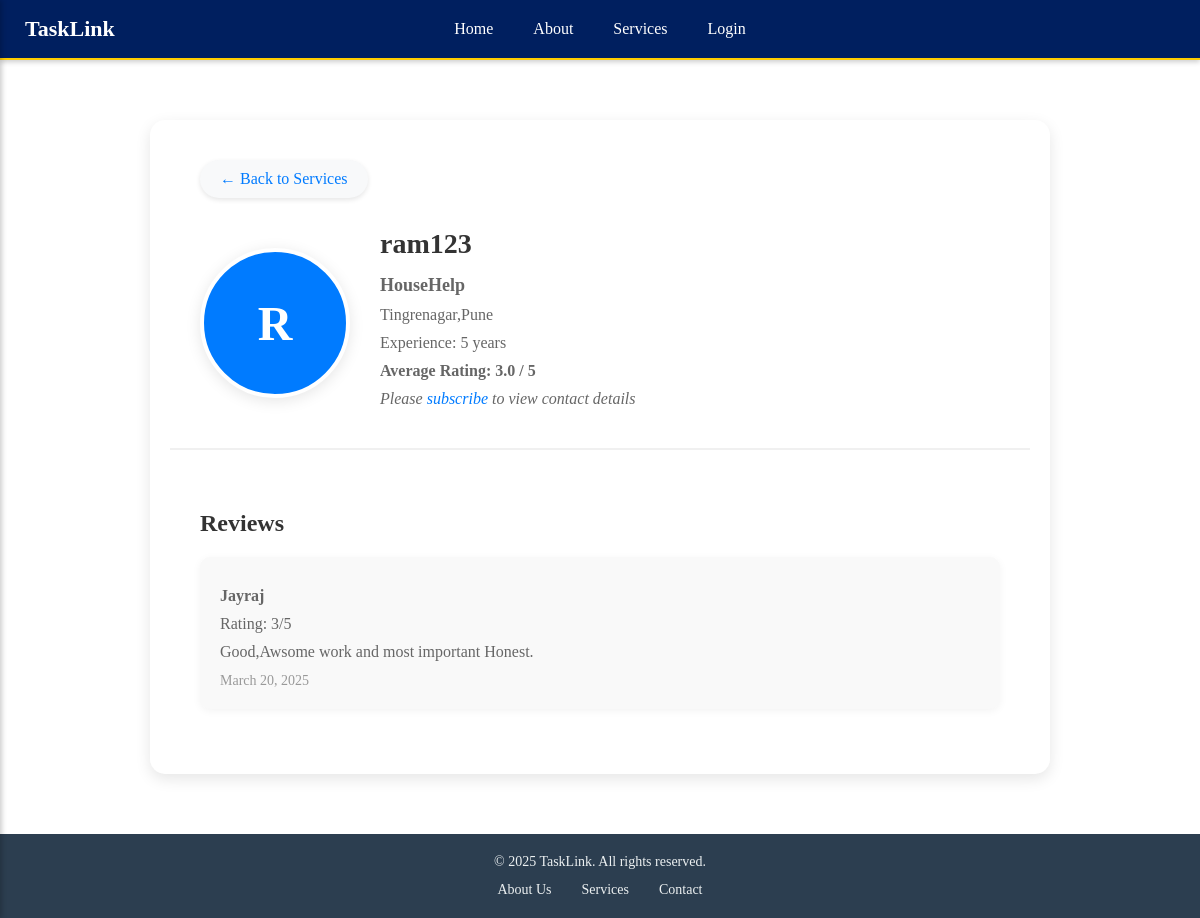
Screenshot of /worker/15/ with the database file from the repository.
### MyApp/models.py (models this page shows)
class CustomUser(AbstractUser):
    email = models.EmailField(unique=True)
    mobile_number = models.CharField(max_length=15, blank=True, null=True)
    otp = models.CharField(max_length=6, blank=True, null=True)
    is_otp_verified = models.BooleanField(default=False)
    is_worker = models.BooleanField(default=False)
    worker_type = models.CharField(max_length=100, blank=True, null=True)
    experience = models.PositiveIntegerField(blank=True, null=True)
    location = models.CharField(max_length=255, blank=True, null=True)
    is_subscribed = models.BooleanField(default=False)
    subscription_date = models.DateTimeField(blank=True, null=True)

class WorkerReview(models.Model):
    worker = models.ForeignKey(CustomUser, on_delete=models.CASCADE, related_name='reviews')
    reviewer = models.ForeignKey(CustomUser, on_delete=models.CASCADE, related_name='given_reviews')
    rating = models.PositiveIntegerField(choices=[(i, i) for i in range(1, 6)])
    comment = models.TextField(blank=True, null=True)
    created_at = models.DateTimeField(auto_now_add=True)
    class Meta:
        unique_together = ('worker', 'reviewer')

### MyApp/views.py (the view)
# urls.py: path('worker/<int:worker_id>/', views.worker_profile, name='worker_profile'),
def worker_profile(request, worker_id):
    worker = get_object_or_404(CustomUser, id=worker_id, is_worker=True)
    reviews = WorkerReview.objects.filter(worker=worker)
    rating_avg = reviews.aggregate(Avg('rating'))['rating__avg'] or 0
    has_reviewed = False
    if request.user.is_authenticated:
        has_reviewed = WorkerReview.objects.filter(
            worker=worker,
            reviewer=request.user
        ).exists()
    is_subscribed = request.user.is_authenticated and request.user.is_subscribed
    is_worker = request.user == worker
    review_form = None
    if is_subscribed and not is_worker and request.method == "POST":
        review_form = WorkerReviewForm(request.POST)
        if review_form.is_valid() and not has_reviewed:
            review = review_form.save(commit=False)
            review.worker = worker
            review.reviewer = request.user
            review.save()
            return redirect('worker_profile', worker_id=worker.id)
    else:
        review_form = WorkerReviewForm()
    context = {
        'worker': worker,
        'reviews': reviews,
        'rating_avg': rating_avg,
        'is_subscribed': is_subscribed,
        'is_worker': is_worker,
        'review_form': review_form,
        'has_reviewed': has_reviewed,
    }
    return render(request, 'worker_profile.html', context)

### MyApp/templates/worker_profile.html (shortened to what this page needs)
{% extends 'Navbar.html' %}
{% block content %}
<div class="profile-container">
    <div class="profile-back-button">
        <a href="{% url 'services' %}" class="back-btn">← Back to Services</a>
    </div>
    <div class="profile-header">
        {% if worker.profile_picture %}
            <img src="{{ worker.profile_picture.url }}" alt="{{ worker.username }}" class="profile-image">
        {% else %}
            <div class="profile-initial">{{ worker.username|first|upper }}</div>
        {% endif %}
        <div class="profile-details">
            <h2>{{ worker.username }}</h2>
            <p class="profile-type">{{ worker.worker_type }}</p>
            <p class="profile-location">{{ worker.location }}</p>
            <p class="profile-experience">Experience: {{ worker.experience|default:"0" }} years</p>
            <p class="profile-rating">Average Rating: {{ rating_avg|floatformat:1 }} / 5</p>
            {% if is_subscribed and not is_worker %}
                <p class="profile-contact">Contact: {{ worker.mobile_number }}</p>
                <p class="profile-email">Email: {{ worker.email }}</p>
            {% elif not is_subscribed and not is_worker %}
                <p class="subscribe-prompt">Please <a href="{% url 'subscribe' %}">subscribe</a> to view contact details</p>
            {% endif %}
        </div>
    </div>
    <div class="reviews-container">
        <h3>Reviews</h3>
        {% if reviews %}
            {% for review in reviews %}
            <div class="review-card">
                <p class="reviewer-name"><strong>{{ review.reviewer.username }}</strong></p>
                <p class="review-rating">Rating: {{ review.rating }}/5</p>
                <p class="review-comment">{{ review.comment }}</p>
                <small class="review-date">{{ review.created_at|date:"F d, Y" }}</small>
            </div>
            {% endfor %}
        {% else %}
            <p class="no-reviews">No reviews yet.</p>
        {% endif %}
    </div>
</div>
{% endblock %}

### MyApp/static/CSS/profile.css (style rules this page uses)
.profile-container { max-width: 600px; margin: 40px auto; padding: 20px; background: #fff; border-radius: 15px; box-shadow: 0 5px 15px rgba(0,0,0,0.1); }
.profile-container h2 { color: #333; margin-bottom: 20px; }
.profile-container p { margin: 10px 0; color: #666; }
.profile-container h3 { color: #333; margin-top: 30px; margin-bottom: 15px; }

### MyApp/static/CSS/verify_otp.css (style rules this page uses)
* { margin: 0; padding: 0; box-sizing: border-box; }

### MyApp/static/CSS/worker_profile.css (style rules this page uses)
.profile-container { max-width: 900px; margin: 40px auto; padding: 20px; background: #fff; border-radius: 15px; box-shadow: 0 5px 15px rgba(0,0,0,0.1); }
.profile-header { display: flex; align-items: center; padding: 30px; border-bottom: 2px solid #f0f0f0; }
.profile-initial { width: 150px; height: 150px; border-radius: 50%; background: #007bff; color: white; display: flex; align-items: center; justify-content: center; font-size: 48px; font-weight: bold; border: 4px solid #fff; box-shadow: 0 3px 15px rgba(0,0,0,0.1); margin-right: 30px; }
.profile-details h2 { margin: 0 0 15px; font-size: 28px; color: #333; }
.profile-type { color: #007bff; font-weight: 600; font-size: 18px; margin: 5px 0; }
.profile-location { color: #666; margin: 5px 0; }
.profile-experience { color: #444; margin: 5px 0; }
.profile-rating { color: #f39c12; font-weight: 600; margin: 5px 0; }
.subscribe-prompt { color: #dc3545; font-style: italic; margin: 10px 0; }
.subscribe-prompt a { color: #007bff; text-decoration: none; }
.reviews-container { padding: 30px; }
.reviews-container h3 { color: #333; margin-bottom: 20px; font-size: 24px; }
.review-card { background: #f9f9f9; padding: 20px; border-radius: 10px; margin-bottom: 15px; box-shadow: 0 2px 8px rgba(0,0,0,0.05); }
.reviewer-name { color: #333; font-weight: 600; margin: 0 0 5px; }
.review-rating { color: #f39c12; margin: 5px 0; }
.review-comment { color: #666; margin: 5px 0; }
.review-date { color: #999; font-size: 14px; }
.profile-back-button { padding: 20px 30px 0; }
.back-btn { display: inline-flex; align-items: center; padding: 10px 20px; background: #f8f9fa; color: #007bff; text-decoration: none; border-radius: 25px; font-weight: 500; transition: all 0.3s ease; box-shadow: 0 2px 5px rgba(0,0,0,0.1); }

### rows the page displays
CustomUser: username|first "R", username "ram123", worker_type "HouseHelp", location "Tingrenagar,Pune", experience "5"
WorkerReview: reviewer.username "Jayraj", rating "3", comment "Good,Awsome work and most important Honest.", created_at "March 20, 2025"

### other values shown
{{ rating_avg|floatformat:1 }} "3.0"
